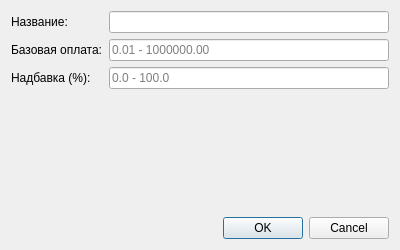
<?xml version="1.0" encoding="UTF-8"?>
<ui version="4.0">
 <class>EditWorkDialog</class>
 <widget class="QDialog" name="EditWorkDialog">
  <property name="geometry">
   <rect>
    <x>0</x>
    <y>0</y>
    <width>400</width>
    <height>250</height>
   </rect>
  </property>
  <property name="windowTitle">
   <string>Редактировать тип работ</string>
  </property>
  <layout class="QVBoxLayout" name="verticalLayout">
   <item>
    <layout class="QFormLayout" name="formLayout">
     <item row="0" column="0">
      <widget class="QLabel" name="label">
       <property name="text">
        <string>Название:</string>
       </property>
      </widget>
     </item>
     <item row="0" column="1">
      <widget class="QLineEdit" name="nameEdit">
       <property name="maxLength">
        <number>50</number>
       </property>
      </widget>
     </item>
     <item row="1" column="0">
      <widget class="QLabel" name="label_2">
       <property name="text">
        <string>Базовая оплата:</string>
       </property>
      </widget>
     </item>
     <item row="1" column="1">
      <widget class="QLineEdit" name="basePayEdit">
       <property name="placeholderText">
        <string>0.01 - 1000000.00</string>
       </property>
      </widget>
     </item>
     <item row="2" column="0">
      <widget class="QLabel" name="label_3">
       <property name="text">
        <string>Надбавка (%):</string>
       </property>
      </widget>
     </item>
     <item row="2" column="1">
      <widget class="QLineEdit" name="bonusPercentEdit">
       <property name="placeholderText">
        <string>0.0 - 100.0</string>
       </property>
      </widget>
     </item>
    </layout>
   </item>
   <item>
    <widget class="QDialogButtonBox" name="buttonBox">
     <property name="orientation">
      <enum>Qt::Horizontal</enum>
     </property>
     <property name="standardButtons">
      <set>QDialogButtonBox::Cancel|QDialogButtonBox::Ok</set>
     </property>
    </widget>
   </item>
  </layout>
 </widget>
 <resources/>
 <connections/>
</ui>
